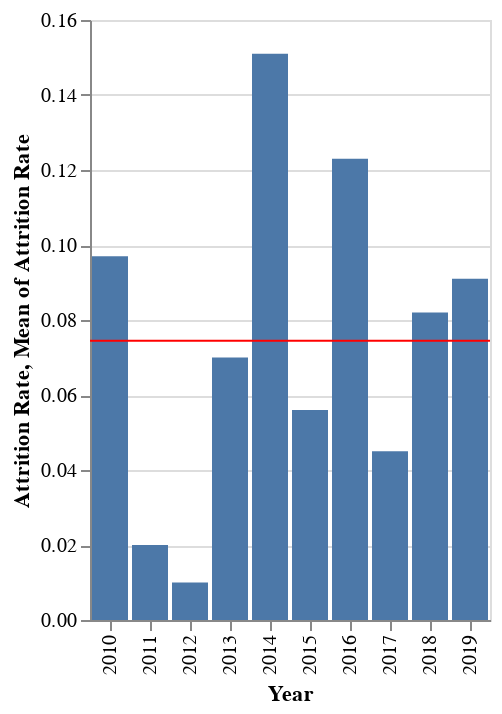

Notebook code for this chart:
### Code cell
bar = base.mark_bar().encode(
    x = alt.X('Year:O'),
    y = alt.Y('Attrition Rate')
    )

bar + rule

### Figure 1 — Vega-Lite specification as saved in the notebook (floating-point values rounded to 4 significant figures)
{"config": {"view": {"continuousWidth": 300, "continuousHeight": 300}}, "layer": [{"mark": {"type": "bar"}, "encoding": {"x": {"field": "Year", "type": "ordinal"}, "y": {"field": "Attrition Rate", "type": "quantitative"}}}, {"mark": {"type": "rule", "color": "red"}, "encoding": {"y": {"aggregate": "mean", "field": "Attrition Rate", "type": "quantitative"}}}], "data": {"name": "data-0a7ed12b3693b0f6b7061ff4e2683f48"}, "$schema": "https://vega.github.io/schema/vega-lite/v5.8.0.json", "datasets": {"data-0a7ed12b3693b0f6b7061ff4e2683f48": [{"Year": 2019, "Attrition Rate": 0.091}, {"Year": 2018, "Attrition Rate": 0.082}, {"Year": 2017, "Attrition Rate": 0.045}, {"Year": 2016, "Attrition Rate": 0.123}, {"Year": 2015, "Attrition Rate": 0.056}, {"Year": 2014, "Attrition Rate": 0.151}, {"Year": 2013, "Attrition Rate": 0.07}, {"Year": 2012, "Attrition Rate": 0.01}, {"Year": 2011, "Attrition Rate": 0.02}, {"Year": 2010, "Attrition Rate": 0.097}]}}
